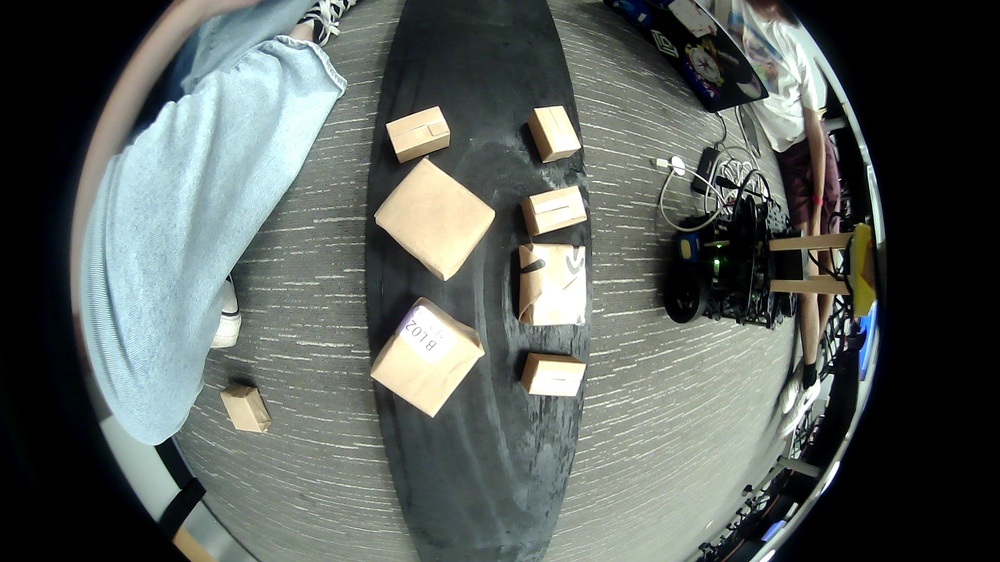
#> input picture project/camera1_topdown/package_data_raw/frame_20.jpg, 1000 x 562 px, shrunk from 1920 x 1080 before the run, found by its file name
$ python test_calibration.py   (older library calls are emulated)
#> lines starting #> are read from the running program, lines starting #| are printed output that depends on the picture
import cv2
import numpy as np

# ── Paste your values here ──────────────────
IMAGE = "calibration_data_raw/frame_20.jpg"   # any image from your camera
K_PATH = "cam_K.npy"
D_PATH = "cam_D.npy"
K = np.load(K_PATH)
#> (reads project/camera1_topdown/cam_K.npy from the repository)
D = np.zeros((4, 1)) # np.load(D_PATH)
BALANCE = 0.0
ZOOM    = 1.0
# ────────────────────────────────────────────

img = cv2.imread(IMAGE)
#> img is the input picture: shape (562, 1000, 3); mean B, G, R 93, 97, 90.3
if img is None:
    print(f"ERROR: Could not read '{IMAGE}'")
    exit(1)
h, w = img.shape[:2]
#> h = 562; w = 1000

new_K = cv2.fisheye.estimateNewCameraMatrixForUndistortRectify(
    K, D, (w, h), np.eye(3), balance=BALANCE
)
map1, map2 = cv2.fisheye.initUndistortRectifyMap(
    K, D, np.eye(3), new_K, (w, h), cv2.CV_16SC2
)
result = cv2.remap(img, map1, map2,
                   interpolation=cv2.INTER_LINEAR,
                   borderMode=cv2.BORDER_CONSTANT)
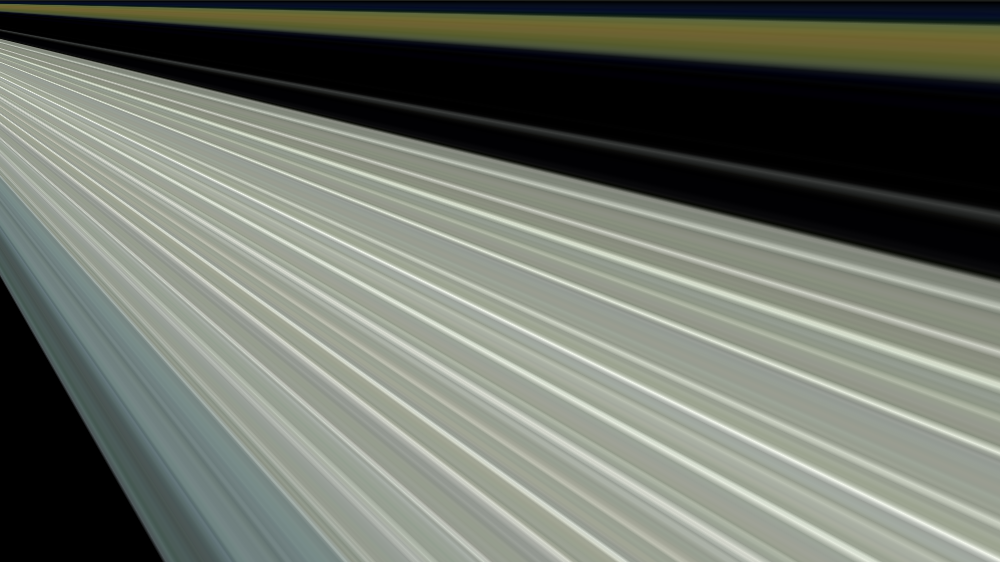
#> result: shape (562, 1000, 3); mean B, G, R 104.5, 114.2, 109.2

cv2.imshow("Original", img)
cv2.imshow("Undistorted", result)
cv2.imwrite("test_undistorted.jpg", result)
cv2.waitKey(0)
cv2.destroyAllWindows()
